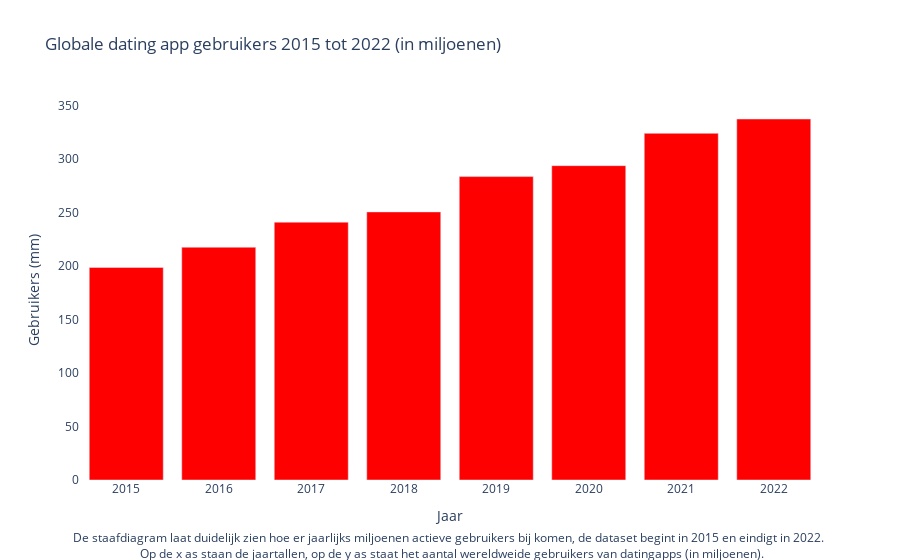

Notebook source saved alongside this figure:
### Code cell
datingapp = go.Figure(data=[go.Bar(x=app['Jaar'], y=app['Gebruikers(mm)'], marker_color='red')])

datingapp.update_layout(
    title='Globale dating app gebruikers 2015 tot 2022 (in miljoenen)',
    xaxis_title='Jaar',
    yaxis_title='Gebruikers (mm)',
    plot_bgcolor='rgb(255, 255, 255)'
)

datingapp.add_annotation(
    xref="paper", yref="paper",
    x=0.5, y=-0.22,
    text="De staafdiagram laat duidelijk zien hoe er jaarlijks miljoenen actieve gebruikers bij komen, de dataset begint in 2015 en eindigt in 2022. <br> Op de x as staan de jaartallen, op de y as staat het aantal wereldweide gebruikers van datingapps (in miljoenen).",
    showarrow=False,
)

datingapp.show()

### Figure 1 — Plotly figure (JSON) as saved in the notebook; plotly's stock layout.template omitted (floating-point values rounded to 4 significant figures)
{"data": [{"marker": {"color": "red"}, "type": "bar", "x": [2015, 2016, 2017, 2018, 2019, 2020, 2021, 2022], "y": [198.6, 217.5, 240.9, 250.5, 283.5, 293.7, 323.9, 337.3]}], "layout": {"annotations": [{"showarrow": false, "text": "De staafdiagram laat duidelijk zien hoe er jaarlijks miljoenen actieve gebruikers bij komen, de dataset begint in 2015 en eindigt in 2022. <br> Op de x as staan de jaartallen, op de y as staat het aantal wereldweide gebruikers van datingapps (in miljoenen).", "x": 0.5, "xref": "paper", "y": -0.22, "yref": "paper"}], "plot_bgcolor": "rgb(255, 255, 255)", "title": {"text": "Globale dating app gebruikers 2015 tot 2022 (in miljoenen)"}, "xaxis": {"title": {"text": "Jaar"}}, "yaxis": {"title": {"text": "Gebruikers (mm)"}}}}
